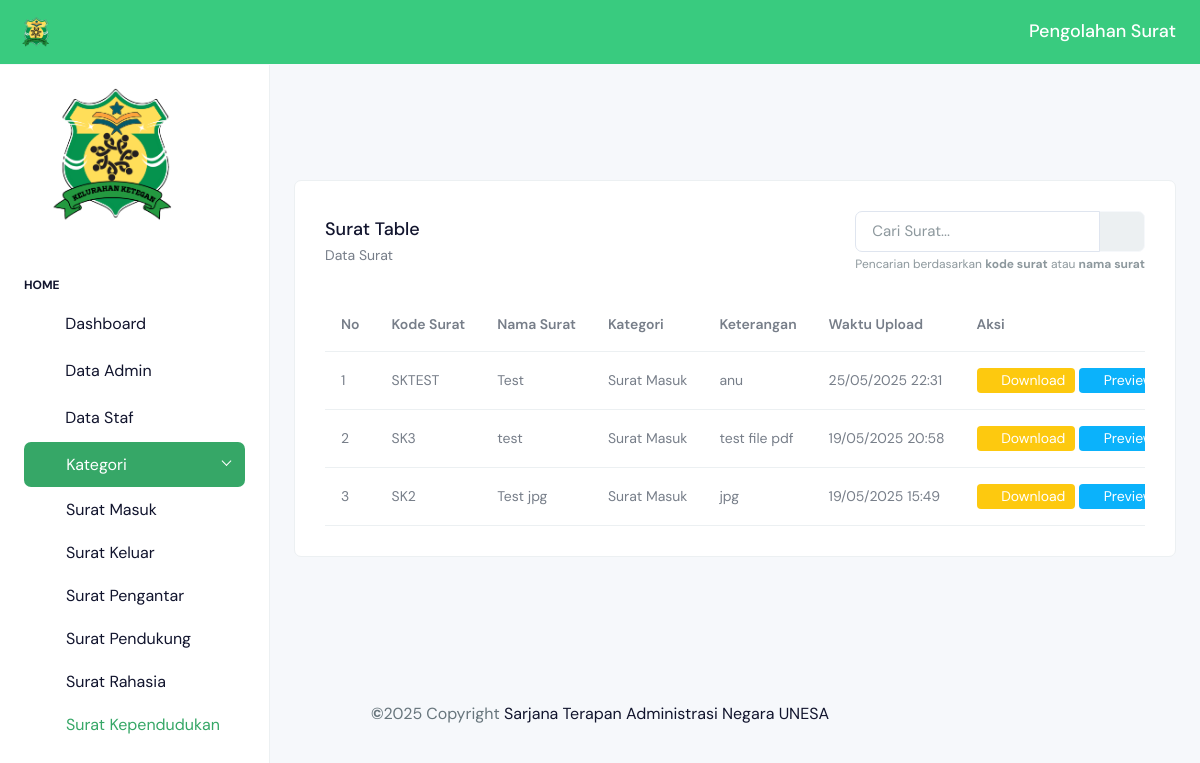
Page /surat_kependudukan.php (signed in) on the committed database.
### tables this page shows
CREATE TABLE `arsip` (
  `id` int NOT NULL,
  `kode_arsip` varchar(50) NOT NULL,
  `nama_arsip` varchar(255) NOT NULL,
  `kategori` varchar(50) NOT NULL,
  `tanggal` date NOT NULL,
  `keterangan` text,
  `nama_file` varchar(255) NOT NULL,
  `path_file` varchar(255) NOT NULL,
  `waktu_upload` datetime DEFAULT CURRENT_TIMESTAMP
);

### surat_kependudukan.php (the view, shortened to what this page needs)
<?php
include 'header.php';
include 'include/config.php';
$current_kategori = 'surat_masuk';
$kategori_labels = [
    'surat_masuk' => 'Surat Masuk',
    'surat_keluar' => 'Surat Keluar',
    'surat_pengantar' => 'Surat Pengantar',
    'surat_pendukung' => 'Surat Pendukung',
    'surat_rahasia' => 'Surat Rahasia',
    'surat_kependudukan' => 'Surat Kependudukan'
];
try {
    $stmt = $conn->prepare("SELECT * FROM arsip WHERE kategori = ? ORDER BY waktu_upload DESC");
    $stmt->bind_param("s", $current_kategori);
    $stmt->execute();
    $result = $stmt->get_result();
} catch(Exception $e) {
    die("Error: " . $e->getMessage());
}
?>
<div class="body-wrapper">
    <div class="body-wrapper-inner">
        <div class="container-fluid">
            <div class="row">
                <div class="col-12">
                    <div class="card">
                        <div class="card-body">
                            <div class="d-md-flex align-items-center">
                                <div>
                                    <h4 class="card-title">Surat Table</h4>
                                    <p class="card-subtitle">Data Surat</p>
                                </div>
                                <div class="ms-auto mt-3 mt-md-0">
                                    <div class="input-group">
                                        <input type="text" id="searchInput" class="form-control" placeholder="Cari Surat...">
                                        <span class="input-group-text"><i class="ti ti-search"></i></span>
                                    </div>
                                    <small class="text-muted" style="font-size: 12px;">Pencarian berdasarkan <strong>kode surat</strong> atau <strong>nama surat</strong></small>
                                </div>
                            </div>
                            <div class="table-responsive mt-4">
                                <table class="table mb-0 text-nowrap varient-table align-middle fs-3" id="suratTable">
                                    <thead>
                                        <tr>
                                            <th>No</th>
                                            <th>Kode Surat</th>
                                            <th>Nama Surat</th>
                                            <th>Kategori</th>
                                            <th>Keterangan</th>
                                            <th>Waktu Upload</th>
                                            <th>Aksi</th>
                                        </tr>
                                    </thead>
                                    <tbody>
                                        <?php if($result->num_rows > 0): ?>
                                            <?php $no = 1; ?>
                                            <?php while($row = $result->fetch_assoc()): ?>
                                            <tr>
                                                <td><?= $no++ ?></td>
                                                <td><?= htmlspecialchars($row['kode_arsip']) ?></td>
                                                <td><?= htmlspecialchars($row['nama_arsip']) ?></td>
                                                <td><?= $kategori_labels[str_replace(' ', '_', $row['kategori'])] ?></td>
                                                <td><?= htmlspecialchars($row['keterangan']) ?></td>
                                                <td><?= date('d/m/Y H:i', strtotime($row['waktu_upload'])) ?></td>
                                                <td>
                                                    <a href="download.php?id=<?= $row['id'] ?>" class="badge bg-warning">
                                                        <i class="ti ti-download"></i> Download
                                                    </a>
                                                    <a href="preview.php?id=<?= $row['id'] ?>" class="badge bg-info" target="_blank">
                                                        <i class="ti ti-eye"></i> Preview
                                                    </a>
                                                </td>
                                            </tr>
                                            <?php endwhile; ?>
                                        <?php else: ?>
                                            <tr>
                                                <td colspan="7" class="text-center">Tidak ada data surat masuk</td>
                                            </tr>
                                        <?php endif; ?>
                                    </tbody>
                                </table>
                            </div>
                        </div>
                    </div>
                </div>
            </div>
        </div>
    </div>
</div>
<?php include 'footer.php'; ?>

### header.php (shortened to what this page needs)
<?php
$is_admin = ($_SESSION['user_type'] == 'admin');
?>
<!DOCTYPE html>
<html lang="en">
<head>
    <link rel="stylesheet" href="assets/css/styles.min.css" />
</head>
<body>
    <div class="page-wrapper" id="main-wrapper" data-layout="vertical" data-navbarbg="skin6" data-sidebartype="full"
        data-sidebar-position="fixed" data-header-position="fixed">
        <div class="app-topstrip bg-success py-6 px-3 w-100 d-lg-flex align-items-center justify-content-between">
            <div class="d-flex align-items-center justify-content-center gap-5 mb-2 mb-lg-0">
                <a class="d-flex justify-content-center" href="dashboard.php">
                    <img src="assets/images/logos/logo.png" alt="" width="40">
                </a>
            </div>
            <div class="d-lg-flex align-items-center gap-2">
                <h3 class="text-white mb-2 mb-lg-0 fs-5 text-center">Pengolahan Surat</h3>
            </div>
        </div>
        <aside class="left-sidebar">
            <div>
                <div class="brand-logo d-flex align-items-center justify-content-between">
                    <a href="dashboard.php" class="text-nowrap logo-img">
                        <img src="assets/images/logos/logo.png" alt="" width="180" />
                    </a>
                </div>
                <nav class="sidebar-nav scroll-sidebar" data-simplebar="">
                    <ul id="sidebarnav">
                        <li class="nav-small-cap">
                            <span class="hide-menu">Home</span>
                        </li>
                        <li class="sidebar-item">
                            <a class="sidebar-link" href="dashboard.php" aria-expanded="false">
                                <i class="ti ti-atom"></i>
                                <span class="hide-menu">Dashboard</span>
                            </a>
                        </li>
                        <?php if ($is_admin) : ?>
                        <li class="sidebar-item">
                            <a class="sidebar-link" href="admin.php" aria-expanded="false">
                                <i class="ti ti-user-circle"></i>
                                <span class="hide-menu">Data Admin</span>
                            </a>
                        </li>
                        <li class="sidebar-item">
                            <a class="sidebar-link" href="staf.php" aria-expanded="false">
                                <i class="ti ti-user-circle"></i>
                                <span class="hide-menu">Data Staf</span>
                            </a>
                        </li>
                        <?php endif; ?>
                        <li class="sidebar-item">
                            <a class="sidebar-link justify-content-between has-arrow" href="javascript:void(0)"
                                aria-expanded="false">
                                <div class="d-flex align-items-center gap-3">
                                    <span class="d-flex">
                                        <i class="ti ti-file-text"></i>
                                    </span>
                                    <span class="hide-menu">Kategori</span>
                                </div>
                            </a>
                            <ul aria-expanded="false" class="collapse first-level">
                                <li class="sidebar-item">
                                    <a class="sidebar-link justify-content-between" href="surat_masuk.php">
                                        <div class="d-flex align-items-center gap-3">
                                            <div class="round-16 d-flex align-items-center justify-content-center">
                                                <i class="ti ti-circle"></i>
                                            </div>
                                            <span class="hide-menu">Surat Masuk</span>
                                        </div>
                                    </a>
                                </li>
                                <li class="sidebar-item">
                                    <a class="sidebar-link justify-content-between" href="surat_keluar.php">
                                        <div class="d-flex align-items-center gap-3">
                                            <div class="round-16 d-flex align-items-center justify-content-center">
                                                <i class="ti ti-circle"></i>
                                            </div>
                                            <span class="hide-menu">Surat Keluar</span>
                                        </div>
                                    </a>
                                </li>
                                <li class="sidebar-item">
                                    <a class="sidebar-link justify-content-between" href="surat_pengantar.php">
                                        <div class="d-flex align-items-center gap-3">
                                            <div class="round-16 d-flex align-items-center justify-content-center">
                                                <i class="ti ti-circle"></i>
                                            </div>
                                            <span class="hide-menu">Surat Pengantar</span>
                                        </div>
                                    </a>
                                </li>
                                <li class="sidebar-item">
                                    <a class="sidebar-link justify-content-between" href="surat_pendukung.php">
                                        <div class="d-flex align-items-center gap-3">
                                            <div class="round-16 d-flex align-items-center justify-content-center">
                                                <i class="ti ti-circle"></i>
                                            </div>
                                            <span class="hide-menu">Surat Pendukung</span>
                                        </div>
                                    </a>
                                </li>
                                <li class="sidebar-item">
                                    <a class="sidebar-link justify-content-between" href="surat_rahasia.php">
                                        <div class="d-flex align-items-center gap-3">
                                            <div class="round-16 d-flex align-items-center justify-content-center">
                                                <i class="ti ti-circle"></i>
                                            </div>
                                            <span class="hide-menu">Surat Rahasia</span>
                                        </div>
                                    </a>
                                </li>
                                <li class="sidebar-item">
                                    <a class="sidebar-link justify-content-between" href="surat_kependudukan.php">
                                        <div class="d-flex align-items-center gap-3">
                                            <div class="round-16 d-flex align-items-center justify-content-center">
                                                <i class="ti ti-circle"></i>
                                            </div>
                                            <span class="hide-menu">Surat Kependudukan</span>
                                        </div>
                                    </a>
                                </li>
                            </ul>
                        </li>
                    </ul>
                </nav>
            </div>
        </aside>
</body>
</html>

### footer.php (shortened to what this page needs)
<div class="py-6 px-6 text-center">
    <p class="mb-0 fs-4"><b>&copy</b>2025<a href="#"
            class="pe-1 text-primary text-decoration-underline"></a>Copyright <a href="https://terapan-administrasi.vokasi.unesa.ac.id/" target="_blank">Sarjana Terapan Administrasi Negara UNESA</a></p>
</div>
</body>
</html>

### rows in the picture
arsip: kode_arsip "SKTEST", nama_arsip "Test", kategori "Surat Masuk", keterangan "anu", waktu_upload "25/05/2025 22:31"
arsip: kode_arsip "SK3", nama_arsip "test", kategori "Surat Masuk", keterangan "test file pdf", waktu_upload "19/05/2025 20:58"
arsip: kode_arsip "SK2", nama_arsip "Test jpg", kategori "Surat Masuk", keterangan "jpg", waktu_upload "19/05/2025 15:49"
